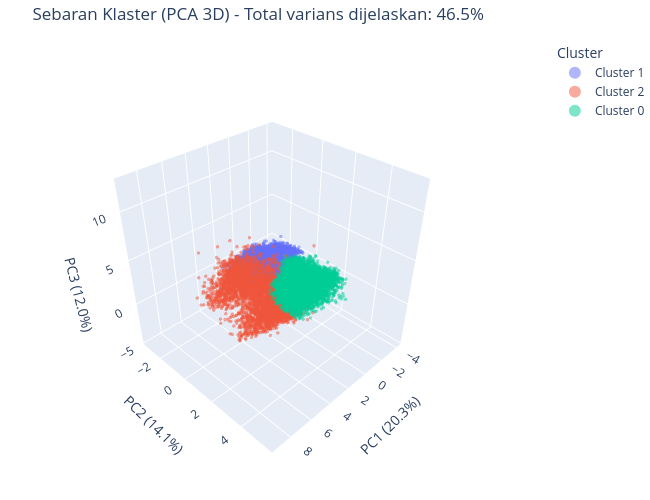

Write notebook code for a chart like this one.
### Markdown cell above
### Sebaran Klaster dalam PCA 3D (Interaktif)

Saya memproyeksikan ke-14 fitur ke tiga komponen utama (PC1, PC2, PC3) lalu menampilkannya
sebagai scatter 3D interaktif dengan Plotly. Berbeda dari proyeksi 2D, versi tiga dimensi ini
bisa saya putar dan perbesar, sehingga struktur klaster yang tumpang tindih di 2D bisa saya
periksa dari berbagai sudut. Saya tetap memakai sampel agar plot ringan namun representatif.

### Code cell
import plotly.express as px
from sklearn.decomposition import PCA

# Proyeksi PCA 3 komponen pada sampel (variabel viz sama seperti sebelumnya)
np.random.seed(42)
viz_idx = np.random.choice(X_scaled.shape[0], 20000, replace=False)
X_viz = X_scaled[viz_idx]
labels_viz = df_clean['Cluster_Label'].values[viz_idx]

pca3d = PCA(n_components=3, random_state=42)
X_pca3 = pca3d.fit_transform(X_viz)
ve3 = pca3d.explained_variance_ratio_

pca_df = pd.DataFrame({
    'PC1': X_pca3[:, 0],
    'PC2': X_pca3[:, 1],
    'PC3': X_pca3[:, 2],
    'Cluster': [f'Cluster {c}' for c in labels_viz],
})

fig3d = px.scatter_3d(
    pca_df, x='PC1', y='PC2', z='PC3', color='Cluster',
    opacity=0.5,
    title=f'Sebaran Klaster (PCA 3D) - Total varians dijelaskan: {ve3.sum()*100:.1f}%',
    labels={
        'PC1': f'PC1 ({ve3[0]*100:.1f}%)',
        'PC2': f'PC2 ({ve3[1]*100:.1f}%)',
        'PC3': f'PC3 ({ve3[2]*100:.1f}%)',
    },
)
fig3d.update_traces(marker=dict(size=2))

fig3d.update_layout(
    autosize=False,
    width=650, height=500,
    margin=dict(l=0, r=0, t=40, b=0),
    legend=dict(itemsizing='constant'),
    scene=dict(
        aspectmode='cube',
        aspectratio=dict(x=0.7, y=0.7, z=0.7),
        camera=dict(eye=dict(x=1.6, y=1.6, z=1.6)),
    ),
)
fig3d.show()

print(f"PC1 + PC2 + PC3 menjelaskan {ve3.sum()*100:.1f}% varians "
      f"(2D sebelumnya hanya {ve3[:2].sum()*100:.1f}%).")

### Figure 1 — Plotly figure (JSON) as saved in the notebook; plotly's stock layout.template omitted (floating-point values rounded to 4 significant figures; data arrays with more than 128 entries replaced by an {"elided": "..."} marker saying what was removed)
{"data": [{"hovertemplate": "Cluster=Cluster 1<br>PC1 (20.3%)=%{x}<br>PC2 (14.1%)=%{y}<br>PC3 (12.0%)=%{z}<extra></extra>", "legendgroup": "Cluster 1", "marker": {"color": "#636efa", "opacity": 0.5, "size": 2, "symbol": "circle"}, "mode": "markers", "name": "Cluster 1", "scene": "scene", "showlegend": true, "type": "scatter3d", "x": {"elided": "7280 float values"}, "y": {"elided": "7280 float values"}, "z": {"elided": "7280 float values"}}, {"hovertemplate": "Cluster=Cluster 2<br>PC1 (20.3%)=%{x}<br>PC2 (14.1%)=%{y}<br>PC3 (12.0%)=%{z}<extra></extra>", "legendgroup": "Cluster 2", "marker": {"color": "#EF553B", "opacity": 0.5, "size": 2, "symbol": "circle"}, "mode": "markers", "name": "Cluster 2", "scene": "scene", "showlegend": true, "type": "scatter3d", "x": {"elided": "5215 float values"}, "y": {"elided": "5215 float values"}, "z": {"elided": "5215 float values"}}, {"hovertemplate": "Cluster=Cluster 0<br>PC1 (20.3%)=%{x}<br>PC2 (14.1%)=%{y}<br>PC3 (12.0%)=%{z}<extra></extra>", "legendgroup": "Cluster 0", "marker": {"color": "#00cc96", "opacity": 0.5, "size": 2, "symbol": "circle"}, "mode": "markers", "name": "Cluster 0", "scene": "scene", "showlegend": true, "type": "scatter3d", "x": {"elided": "7505 float values"}, "y": {"elided": "7505 float values"}, "z": {"elided": "7505 float values"}}], "layout": {"autosize": false, "height": 500, "legend": {"itemsizing": "constant", "title": {"text": "Cluster"}, "tracegroupgap": 0}, "margin": {"b": 0, "l": 0, "r": 0, "t": 40}, "scene": {"aspectmode": "cube", "aspectratio": {"x": 0.7, "y": 0.7, "z": 0.7}, "camera": {"eye": {"x": 1.6, "y": 1.6, "z": 1.6}}, "domain": {"x": [0, 1], "y": [0, 1]}, "xaxis": {"title": {"text": "PC1 (20.3%)"}}, "yaxis": {"title": {"text": "PC2 (14.1%)"}}, "zaxis": {"title": {"text": "PC3 (12.0%)"}}}, "title": {"text": "Sebaran Klaster (PCA 3D) - Total varians dijelaskan: 46.5%"}, "width": 650}}
